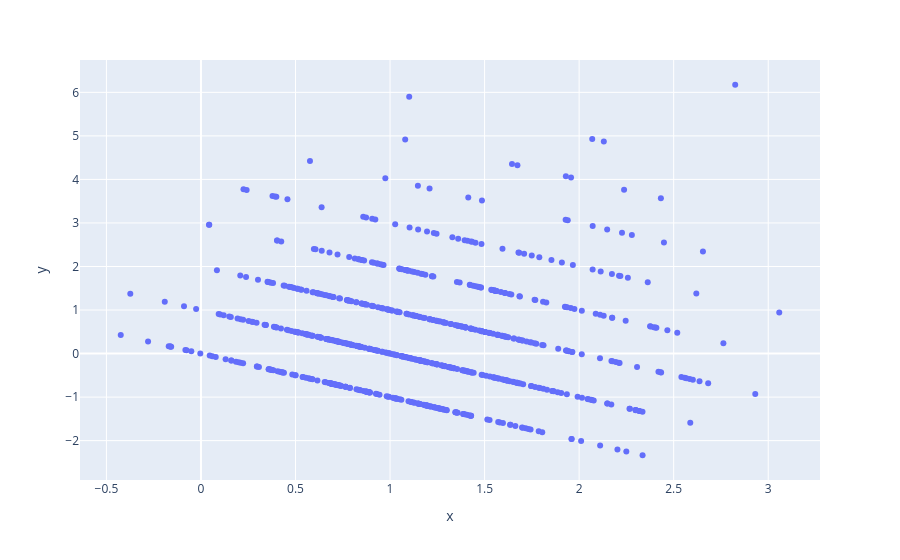

Notebook code for this chart:
### Code cell
home_residuals = (y_home_test - home_test_pred)
fig = px.scatter(x=home_test_pred, y=home_residuals)
fig.show()

### Figure 1 — Plotly figure (JSON) as saved in the notebook; plotly's stock layout.template omitted (floating-point values rounded to 4 significant figures; data arrays with more than 128 entries replaced by an {"elided": "..."} marker saying what was removed)
{"data": [{"hovertemplate": "x=%{x}<br>y=%{y}<extra></extra>", "legendgroup": "", "marker": {"color": "#636efa", "symbol": "circle"}, "mode": "markers", "name": "", "orientation": "v", "showlegend": false, "type": "scatter", "x": {"elided": "761 float values"}, "xaxis": "x", "y": {"elided": "761 float values"}, "yaxis": "y"}], "layout": {"legend": {"tracegroupgap": 0}, "margin": {"t": 60}, "xaxis": {"anchor": "y", "domain": [0, 1], "title": {"text": "x"}}, "yaxis": {"anchor": "x", "domain": [0, 1], "title": {"text": "y"}}}}
